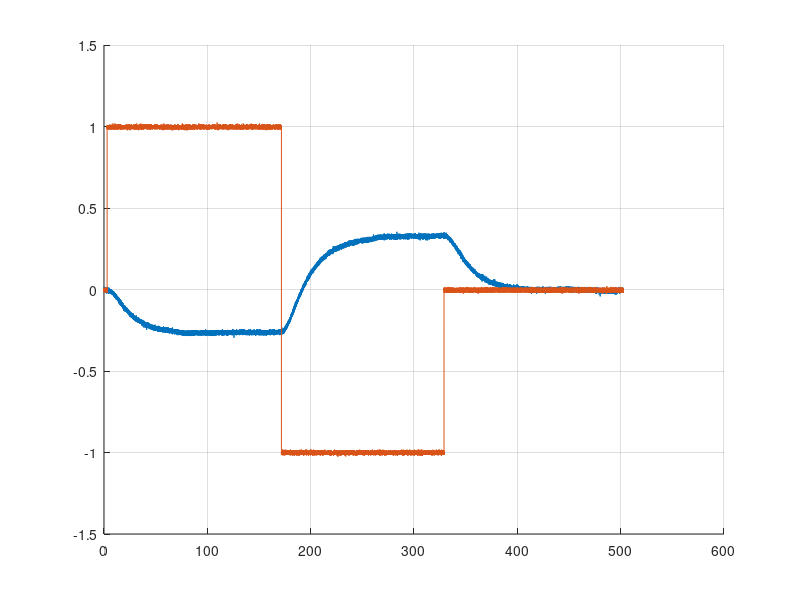

Reproduce this figure in MATLAB.
clear, clc

%Vectoren zusammen fügen

load Versuch1_Aufgabe3_4_1.mat

A1 = A;
B1 = B; 
C1 = C;

load Versuch1_Aufgabe3_4_2.mat

A = [A1; A];
B = [B1; B];
C = [C1; C];

% Vectoren beschneiden
A = A(floor(3537-3/Tinterval):end);
B = B(floor(3537-3/Tinterval):end);
C = C(floor(3537-3/Tinterval):end);

t = [1:1:length(A)];
ti = t;
t = t.*Tinterval;

v = A;
u = C;
y = B;

Du = u-5;
Dv = v-5;
Dy = y - y(1);

% figure(11)
% hold on
% grid on
% plot(ti,u)
% plot(ti,v)
% plot(ti,y)

figure(12)

hold on
grid on
plot(t,Dy)
plot(t,Dv)
%plot(t,Du)



